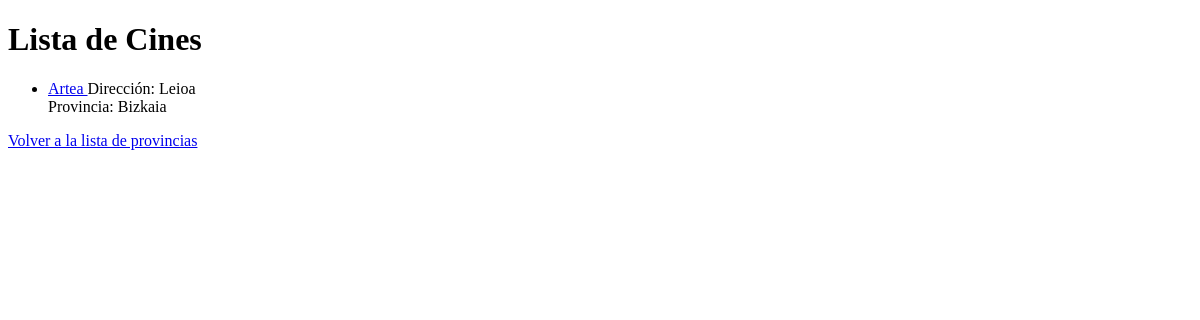
/appCine/lista_cines/, run on an earlier commit of the app's database.
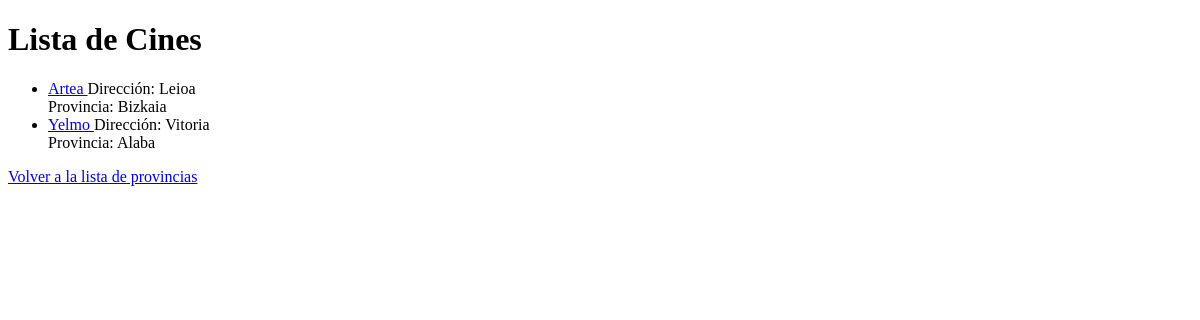
And on a later commit of the database.
### appCine/models.py (models this page shows, shortened)
class Cine(models.Model):
    id_cine = models.AutoField(primary_key=True)
    nombre_cine = models.CharField(max_length=100)
    direccion = models.CharField(max_length=150)
    provincia = models.ForeignKey(Provincia, related_name='cines', on_delete=models.CASCADE)

class Provincia(models.Model):
    id_provincia = models.AutoField(primary_key=True)
    nombre_provincia = models.CharField(max_length=100)
    codigo_postal = models.CharField(max_length=10)

### appCine/views.py (the view)
# urls.py: path('lista_cines/', views.lista_cines, name='lista_cines'),
def lista_cines(request):
    cines = Cine.objects.order_by("id_cine")
    contexto = {'lista_cines': cines}
    return render(request, 'lista_cines.html', contexto)

### appCine/templates/lista_cines.html (shortened to what this page needs)
<!DOCTYPE html>
<html lang="es">
<head>
</head>
<body>
    <h1>Lista de Cines</h1>
    {% if lista_cines %}
        <ul>
            {% for cine in lista_cines %}
                <li>
                    <a href="{% url 'detalle_cine' cine.id_cine %}">
                        {{ cine.nombre_cine }}
                    </a>
                    Dirección: {{ cine.direccion }}<br>
                    Provincia: {{ cine.provincia.nombre_provincia }}
                </li>
            {% endfor %}
        </ul>
    {% else %}
        <p>No hay provincias disponibles.</p>
    {% endif %}
    <a href="{% url 'lista_provincias' %}">Volver a la lista de provincias</a>
</body>
</html>

What changed in the data, as far as the page shows it:
added Cine: nombre_cine "Yelmo", direccion "Vitoria", provincia.nombre_provincia "Alaba"
